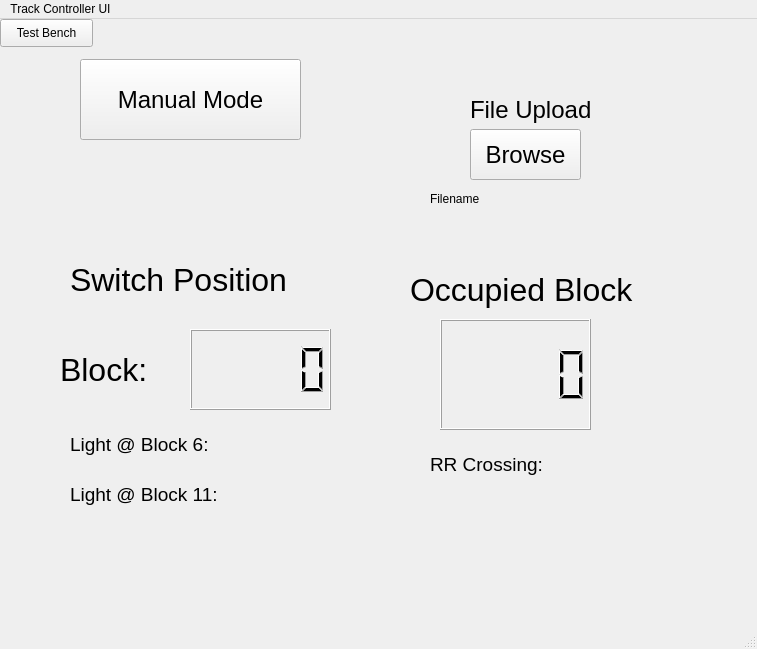
<?xml version="1.0" encoding="UTF-8"?>
<ui version="4.0">
 <class>MainWindow</class>
 <widget class="QMainWindow" name="MainWindow">
  <property name="geometry">
   <rect>
    <x>0</x>
    <y>0</y>
    <width>757</width>
    <height>649</height>
   </rect>
  </property>
  <property name="minimumSize">
   <size>
    <width>757</width>
    <height>649</height>
   </size>
  </property>
  <property name="windowTitle">
   <string>MainWindow</string>
  </property>
  <widget class="QWidget" name="centralwidget">
   <widget class="QPushButton" name="manual_mode">
    <property name="geometry">
     <rect>
      <x>80</x>
      <y>40</y>
      <width>221</width>
      <height>81</height>
     </rect>
    </property>
    <property name="minimumSize">
     <size>
      <width>221</width>
      <height>81</height>
     </size>
    </property>
    <property name="font">
     <font>
      <pointsize>18</pointsize>
     </font>
    </property>
    <property name="cursor">
     <cursorShape>PointingHandCursor</cursorShape>
    </property>
    <property name="text">
     <string>Manual Mode</string>
    </property>
   </widget>
   <widget class="QPushButton" name="browse">
    <property name="geometry">
     <rect>
      <x>470</x>
      <y>110</y>
      <width>111</width>
      <height>51</height>
     </rect>
    </property>
    <property name="minimumSize">
     <size>
      <width>111</width>
      <height>51</height>
     </size>
    </property>
    <property name="font">
     <font>
      <pointsize>18</pointsize>
     </font>
    </property>
    <property name="cursor">
     <cursorShape>PointingHandCursor</cursorShape>
    </property>
    <property name="text">
     <string>Browse</string>
    </property>
   </widget>
   <widget class="QLabel" name="file_upload">
    <property name="geometry">
     <rect>
      <x>470</x>
      <y>70</y>
      <width>161</width>
      <height>41</height>
     </rect>
    </property>
    <property name="minimumSize">
     <size>
      <width>161</width>
      <height>41</height>
     </size>
    </property>
    <property name="font">
     <font>
      <pointsize>18</pointsize>
     </font>
    </property>
    <property name="text">
     <string>File Upload</string>
    </property>
   </widget>
   <widget class="QLabel" name="filename">
    <property name="geometry">
     <rect>
      <x>430</x>
      <y>170</y>
      <width>181</width>
      <height>20</height>
     </rect>
    </property>
    <property name="minimumSize">
     <size>
      <width>181</width>
      <height>20</height>
     </size>
    </property>
    <property name="font">
     <font>
      <pointsize>9</pointsize>
     </font>
    </property>
    <property name="cursor">
     <cursorShape>ArrowCursor</cursorShape>
    </property>
    <property name="text">
     <string>Filename</string>
    </property>
   </widget>
   <widget class="QLCDNumber" name="block_number">
    <property name="geometry">
     <rect>
      <x>440</x>
      <y>300</y>
      <width>151</width>
      <height>111</height>
     </rect>
    </property>
    <property name="minimumSize">
     <size>
      <width>151</width>
      <height>111</height>
     </size>
    </property>
    <property name="font">
     <font>
      <pointsize>20</pointsize>
     </font>
    </property>
   </widget>
   <widget class="QLabel" name="occupancy">
    <property name="geometry">
     <rect>
      <x>410</x>
      <y>220</y>
      <width>271</width>
      <height>101</height>
     </rect>
    </property>
    <property name="minimumSize">
     <size>
      <width>271</width>
      <height>101</height>
     </size>
    </property>
    <property name="font">
     <font>
      <pointsize>24</pointsize>
     </font>
    </property>
    <property name="text">
     <string>Occupied Block</string>
    </property>
   </widget>
   <widget class="QLabel" name="switch_pos">
    <property name="geometry">
     <rect>
      <x>70</x>
      <y>210</y>
      <width>271</width>
      <height>101</height>
     </rect>
    </property>
    <property name="minimumSize">
     <size>
      <width>271</width>
      <height>101</height>
     </size>
    </property>
    <property name="font">
     <font>
      <pointsize>24</pointsize>
     </font>
    </property>
    <property name="text">
     <string>Switch Position</string>
    </property>
   </widget>
   <widget class="QLabel" name="switch_block">
    <property name="geometry">
     <rect>
      <x>60</x>
      <y>300</y>
      <width>121</width>
      <height>101</height>
     </rect>
    </property>
    <property name="minimumSize">
     <size>
      <width>121</width>
      <height>101</height>
     </size>
    </property>
    <property name="font">
     <font>
      <pointsize>24</pointsize>
     </font>
    </property>
    <property name="text">
     <string>Block:</string>
    </property>
   </widget>
   <widget class="QLCDNumber" name="switch_block_number">
    <property name="geometry">
     <rect>
      <x>190</x>
      <y>310</y>
      <width>141</width>
      <height>81</height>
     </rect>
    </property>
    <property name="minimumSize">
     <size>
      <width>141</width>
      <height>81</height>
     </size>
    </property>
   </widget>
   <widget class="QLabel" name="light_block_6">
    <property name="geometry">
     <rect>
      <x>70</x>
      <y>410</y>
      <width>231</width>
      <height>31</height>
     </rect>
    </property>
    <property name="minimumSize">
     <size>
      <width>231</width>
      <height>31</height>
     </size>
    </property>
    <property name="font">
     <font>
      <pointsize>14</pointsize>
     </font>
    </property>
    <property name="text">
     <string>Light @ Block 6:</string>
    </property>
   </widget>
   <widget class="QLabel" name="light_block_7">
    <property name="geometry">
     <rect>
      <x>70</x>
      <y>460</y>
      <width>231</width>
      <height>31</height>
     </rect>
    </property>
    <property name="minimumSize">
     <size>
      <width>231</width>
      <height>31</height>
     </size>
    </property>
    <property name="font">
     <font>
      <pointsize>14</pointsize>
     </font>
    </property>
    <property name="text">
     <string>Light @ Block 11: </string>
    </property>
   </widget>
   <widget class="QLabel" name="label">
    <property name="geometry">
     <rect>
      <x>430</x>
      <y>430</y>
      <width>161</width>
      <height>31</height>
     </rect>
    </property>
    <property name="minimumSize">
     <size>
      <width>161</width>
      <height>31</height>
     </size>
    </property>
    <property name="font">
     <font>
      <pointsize>14</pointsize>
     </font>
    </property>
    <property name="text">
     <string>RR Crossing:</string>
    </property>
   </widget>
   <widget class="QPushButton" name="tb_button">
    <property name="geometry">
     <rect>
      <x>0</x>
      <y>0</y>
      <width>93</width>
      <height>28</height>
     </rect>
    </property>
    <property name="text">
     <string>Test Bench</string>
    </property>
   </widget>
  </widget>
  <widget class="QMenuBar" name="menubar">
   <property name="geometry">
    <rect>
     <x>0</x>
     <y>0</y>
     <width>757</width>
     <height>26</height>
    </rect>
   </property>
   <widget class="QMenu" name="menuTrack_Controller_UI">
    <property name="title">
     <string>Track Controller UI</string>
    </property>
   </widget>
   <addaction name="menuTrack_Controller_UI"/>
  </widget>
  <widget class="QStatusBar" name="statusbar"/>
 </widget>
 <resources/>
 <connections/>
</ui>
